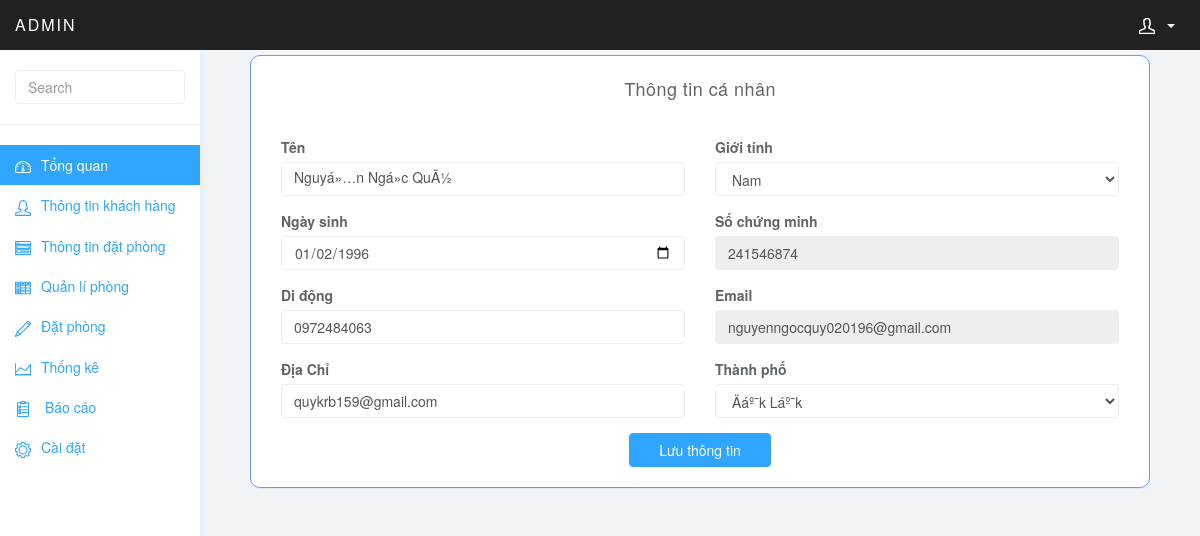
Page /admin/controller/profile.php (signed in) on the earlier database version.
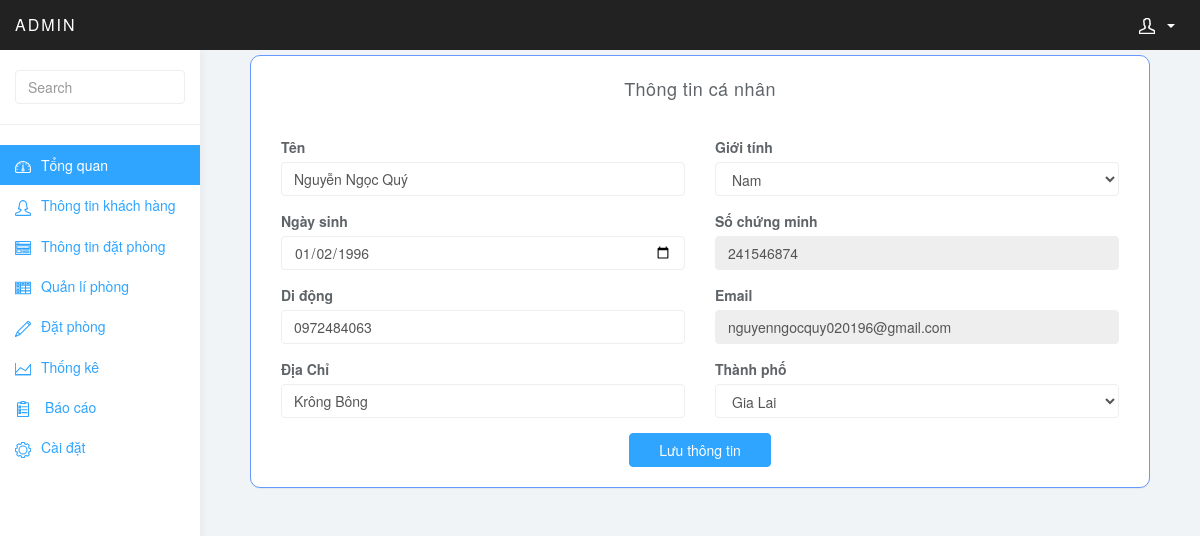
Same page on the later database version.
### tables this page shows
CREATE TABLE `user_admin` (
  `id` int(11) NOT NULL,
  `adress` varchar(200) NOT NULL,
  `birth_day` date NOT NULL,
  `city_id` int(11) NOT NULL,
  `email` varchar(200) NOT NULL,
  `gender` varchar(100) NOT NULL,
  `level_id` int(11) NOT NULL,
  `name` varchar(100) NOT NULL,
  `passport` varchar(50) NOT NULL,
  `password` varchar(100) NOT NULL,
  `phone` varchar(20) NOT NULL,
  `employee_number` varchar(100) NOT NULL
);

CREATE TABLE `city` (
  `name` varchar(100) NOT NULL,
  `id` int(11) NOT NULL
);

### admin/controller/profile.php (called while the page is built)
<?php
	require_once('../view/view_profile.php');
?>

### admin/include/get_list.php (called while the page is built, shortened)
<?php
function get_city() {
    global $db;
    $query = '
        SELECT *
        FROM city';
    try {
        $statement = $db->prepare($query);
        $statement->execute();
        $result = $statement->fetchAll();
        return $result;
    } catch (PDOException $e) {
        $error_message = $e->getMessage();
        display_db_error($error_message);
    }
}
function get_setting() {
    global $db;
    $query = '
        SELECT *
        FROM hotel_option';
    try {
        $statement = $db->prepare($query);
        $statement->execute();
        $result = $statement->fetch();
        return $result;
    } catch (PDOException $e) {
        $error_message = $e->getMessage();
        display_db_error($error_message);
    }
}
?>

### admin/link.php (called while the page is built)
<?php
	require_once('include/config.php');
	require_once('include/get_list.php');
	$option=get_setting();
	$a='/admin';
	$plink=$option['link'].$a;
?>

### admin/include/admin_db.php (called while the page is built, shortened)
<?php
function get_admin_email($admin_email) {
    global $db;
    $query = '
        SELECT *
        FROM user_admin
        WHERE email = :admin_email';
    try {
        $statement = $db->prepare($query);
        $statement->bindValue(':admin_email', $admin_email);
        $statement->execute();
        $result = $statement->fetch();
        return $result;
    } catch (PDOException $e) {
        $error_message = $e->getMessage();
        display_db_error($error_message);
    }
}
?>

### admin/view/view_profile.php (the view, shortened to what this page needs)
<?php
	require_once('../link.php');
	require_once('../include/admin_db.php');
	require_once('../include/get_list.php');
		require_once('menu.php');
		$admin=get_admin_email($_SESSION['email']);
		$cities=get_city();
?>
<div class="col-sm-9 col-sm-offset-3 col-lg-10 col-lg-offset-2 main">
	<form method="POST" action ="<?php echo $plink;?>/model/profile.php" class="col-sm-12 col-lg-12">
			<div class="row">
				<div class="right col-lg-12">
				  <section class="panel">
				      <header class="panel-heading" style="text-align:center">
				          Thông tin cá nhân
				      </header>
				      <div class="panel-body">
				              <div class="col-md-6 form-group">
								<label for="sel10">Tên</label>
								<input type="text" class="form-control" id="sel10" value="<?php echo $admin['name'];?>" name="name" required>
				              </div>
				              <div class="col-md-6 form-group">
				                <label for="sel11">Giới tính</label>
								<select class="form-control" id="sel11" name="gender" required="">
									<option value="Nam"<?php if ($admin['gender']=="Nam") {
										echo "selected";
									}?> >Nam</option>
								</select>
				              </div>
				              <div class="col-md-6 form-group">
				                <label for="sel12">Ngày sinh</label>
								<input type="date" class="form-control" id="sel12" value="<?php echo $admin['birth_day'];?>" name="birth_day" required min="1900-01-01">
				              </div>
				              <div class="col-md-6 form-group">
				                <label for="sel13">Số chứng minh</label>
								<input type="text" class="form-control" id="sel13" value="<?php echo $admin['passport'];?>" disabled>
				              </div>
				              <div class="col-md-6 form-group">
				                <label for="sel14">Di động</label>
								<input type="tel" class="form-control" id="sel14" value="<?php echo $admin['phone'];?>" name="phone" pattern="[0-9]{10,11}" required>
				              </div>
				              <div class="col-md-6 form-group">
				                <label for="sel15">Email</label>
								<input type="email" class="form-control" id="sel15" value="<?php echo $admin['email'];?>" name="email" disabled>
				              </div>
				               <div class="col-md-6 form-group">
				                <label for="sel16">Địa Chỉ</label>
								<input type="text" class="form-control" id="sel16" value="<?php echo $admin['adress'];?>" name="adress" required>
				              </div>
				              <div class="col-md-6 form-group">
				                <label for="sel17">Thành phố</label>
								<select class="form-control" id="sel17" name="city" required>
									<?php foreach ($cities as $city):;?>
									<option value="<?php echo $city['id'];?>" <?php if ($admin['city_id']==$city['id']) {
										echo "selected";};?>><?php echo $city['name'];?></option>
									<?php endforeach?>
								</select>
				              </div>
				              <div class="row">
								<div class="col-md-5">
								</div>
									<button type="submit" class="col-md-2 btn btn-primary" name="submit">Lưu thông tin</button>
								<div class="col-md-5">
								</div>
							</div>
				      </div>
				  </section>
				</div>
				</div>
				</form>
				</div>
				</body>
				</html>

### admin/view/menu.php (shortened to what this page needs)
<?php
	require_once('../link.php');
?>
<!DOCTYPE html>
<html>
<head>
<link href="<?php echo $plink;?>/bootstrap/css/bootstrap.min.css" rel="stylesheet">
<link href="<?php echo $plink;?>/css/styles.css" rel="stylesheet">
<link href="<?php echo $plink;?>/css/form.css" rel="stylesheet">
</head>
<body>
	<nav class="navbar navbar-inverse navbar-fixed-top" role="navigation">
		<div class="container-fluid">
			<div class="navbar-header">
				<a class="navbar-brand" href="<?php echo $plink;?>/index.php"><span></span>admin</a>
				<ul class="user-menu">
					<li class="dropdown pull-right">
						<a href="#" class="dropdown-toggle" data-toggle="dropdown"><svg class="glyph stroked male-user"><use xlink:href="#stroked-male-user"></use></svg><span class="caret"></span></a>
					</li>
				</ul>
			</div>
		</div>
	</nav>
		<div id="sidebar-collapse" class="col-sm-3 col-lg-2 sidebar">
		<form role="search">
			<div class="form-group">
				<input type="text" class="form-control" placeholder="Search">
			</div>
		</form>
		<ul class="nav menu">
			<li class="active"><a href="<?php echo $plink;?>/index.php"><svg class="glyph stroked dashboard-dial"><use xlink:href="#stroked-dashboard-dial"></use></svg>Tổng quan</a></li>
			<li><a href="<?php echo $plink;?>/controller/customers.php"><svg class="glyph stroked female user"><use xlink:href="#stroked-female-user"></use></svg>Thông tin khách hàng</a></li>
			<li><a href="<?php echo $plink;?>/controller/room.php"><svg class="glyph stroked app window with content"><use xlink:href="#stroked-app-window-with-content"></use></svg>Thông tin đặt phòng</a></li>
			<li <?php if($_SESSION['level']!='1'){echo "style='display:none'";}else echo "";?>><a href="<?php echo $plink;?>/controller/room_setting.php"><svg class="glyph stroked table"><use xlink:href="#stroked-table"></use></svg>Quản lí phòng</a></li>
			<li><a href="<?php echo $plink;?>/controller/form.php"><svg class="glyph stroked pencil"><use xlink:href="#stroked-pencil"></use></svg>Đặt phòng</a></li>
			<li><a href="<?php echo $plink;?>/controller/statistical.php"><svg class="glyph stroked line-graph"><use xlink:href="#stroked-line-graph"></use></svg>Thống kê</a></li>
			<li><a href="<?php echo $plink;?>/controller/user.php""><svg class="glyph stroked clipboard with paper"><use xlink:href="#stroked-clipboard-with-paper"></use></svg> Báo cáo</a></li>
			<li <?php if($_SESSION['level']!='1'){echo "style='display:none'";}else echo "";?>><a href="<?php echo $plink;?>/controller/setting.php"><svg class="glyph stroked gear"><use xlink:href="#stroked-gear"></use></svg>Cài đặt</a></li>
		</ul>
	</div>

### admin/css/styles.css (style rules this page uses)
body { background: #f1f4f7; padding-top: 50px; color: #5f6468; }
a, a:hover, a:focus { color: #30a5ff; }
.form-control { border: 1px solid #eee; box-shadow: none; }
.navbar-header .navbar-brand { color: #fff; font-size: 16px; text-transform: uppercase; font-weight: 500; letter-spacing: 2px; }
.btn-primary, .btn-primary:hover, .btn-primary:focus, .btn-primary:active, .btn-primary.active, .open > .dropdown-toggle.btn-primary, .btn-primary.disabled, .btn-primary[disabled], fieldset[disabled] .btn-primary, .btn-primary.disabled:hover, .btn-primary[disabled]:hover, fieldset[disabled] .btn-primary:hover, .btn-primary.disabled:focus, .btn-primary[disabled]:focus, fieldset[disabled] .btn-primary:focus, .btn-primary.disabled:active, .btn-primary[disabled]:active, fieldset[disabled] .btn-primary:active, .btn-primary.disabled.active, .btn-primary[disabled].active, fieldset[disabled] .btn-primary.active { background-color: #30a5ff; border-color: #30a5ff; }
.panel { border: 0; }
.panel-heading { font-size: 18px; font-weight: 300; letter-spacing: 0.025em; height: 66px; line-height: 45px; }
.navbar { border: 0; }
.user-menu { display: inline-block; margin-top: 14px; margin-right: 10px; float: right; list-style: none; padding: 0; }
.user-menu a { color: #fff; }
.sidebar { display: block; background-color: #fff; padding: 0; display: none; }
.sidebar form { padding: 20px 15px 5px 15px; border-bottom: 1px solid #eee; margin-bottom: 20px; }
@media (min-width: 768px) { .sidebar { display: block; position: fixed; top: 50px; bottom: 0; left: 0; z-index: 1000; display: block; margin: 0; padding: 0; overflow-x: hidden; overflow-y: auto; background-color: #fff; box-shadow: 1px 0px 10px rgba(0, 0, 0, .05); } }
@media (min-width: 768px) { .navbar-header { width: 100%; } }
.sidebar ul.nav .active a, .sidebar ul.nav li.parent a.active, .sidebar ul.nav .active > a:hover, .sidebar ul.nav li.parent a.active:hover, .sidebar ul.nav .active > a:focus, .sidebar ul.nav li.parent a.active:focus { color: #fff; background-color: #30a5ff; }
.table { background: #fff; }
.sidebar .glyph, .user-menu .glyph { height: 16px; width: 16px; margin: 0 10px 0 0; stroke-width: 3px; }
.user-menu .glyph { stroke-width: 4px; }
.glyph.table { background: none; border: none; }

### admin/css/form.css (style rules this page uses)
.row { margin: 5px; }
.panel { border: 1px solid #6699FF; border-radius: 10px; }

Differences in the rows shown:
changed user_admin "Nam": name "Nguyá»…n Ngá»c QuÃ½" → "Nguyễn Ngọc Quý"; adress "quykrb159@gmail.com" → "Krông Bông"; city "Äáº¯k Láº¯k" → "Gia Lai"
